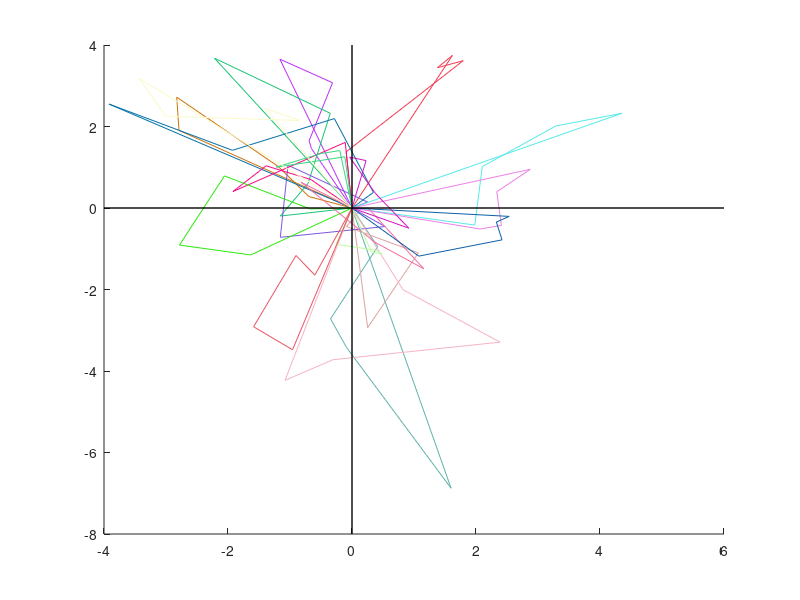

The MATLAB source for this figure:
%% Simulate Random Walk for n Particle that Starts at Origin in 2D
clear all; clc; close all; % clean up

num_particle      = 20; 
START_TIME        = 0; %sec
STOP_TIME         = 5; %sec
movements_per_sec = 1;
numberOfSteps = (STOP_TIME-START_TIME)*movements_per_sec;

% vectors for random steps


rand_x_steps = (randn((STOP_TIME-START_TIME)*movements_per_sec,num_particle));
rand_y_steps = (randn((STOP_TIME-START_TIME)*movements_per_sec,num_particle));

xCoords = zeros((STOP_TIME-START_TIME)*movements_per_sec+20,num_particle); %particle start loc is assume 0,0
yCoords = zeros((STOP_TIME-START_TIME)*movements_per_sec+20,num_particle);


% loop through all steps
% TO DO:
    % - set a radius
for step = 2 : numberOfSteps
    for idx = 1:num_particle
            % x-loc
            xCoords(step, idx) = xCoords(step-1, idx) + rand_x_steps(step,idx);%x1
            % y-loc
            yCoords(step, idx) = yCoords(step-1, idx) + rand_y_steps(step,idx);%y1
        
        % - two particles cannot exist at same point    
        if idx > 1
            
            %checker_vec will be set to 1 where they match
            checker_vec = zeros(1,idx);
            all_zeros =  zeros(1,idx);
            for checker = 1:idx
                if (xCoords(step, idx) == xCoords(step-1, idx-1) && yCoords(step, idx) == yCoords(step-1, idx-1))
                % x-loc
                xCoords(step, idx) = xCoords(step-1, idx) + rand_x_steps(step+1,idx);%x1
                % y-loc
                yCoords(step, idx) = yCoords(step-1, idx) + rand_y_steps(step+1,idx);%y1
                end
                
            end %end of checker
        end %end of idx > 1
    end %end of idx
end


%% Plotting walk for two particles
colour = ['b','k'];

figure; hold on

for particle = 1:num_particle
    plot(xCoords(:,particle),yCoords(:,particle),'Color', rand(1,3), 'MarkerSize', 9);
    hold on; 
end
line(xlim, [0,0], 'Color', 'k', 'LineWidth', 1);
line([0,0], ylim, 'Color', 'k', 'LineWidth', 1);
hold off
